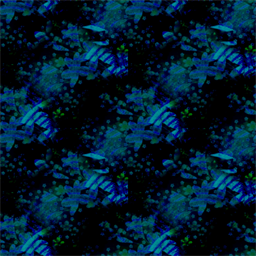
#> input picture laya/layaide/assets/resources/tna/bg_01_01.png, 256 x 256 px, found by its file name
$ python compose_login_art.py
#> lines starting #> are read from the running program, lines starting #| are printed output that depends on the picture
### laya/tools/artlib.py
#!/usr/bin/env python3
# -*- coding: utf-8 -*-
"""
artlib.py -- shared, offline art-composition helpers for the SpellKard client.

WHY THIS EXISTS
---------------
The login backdrop and the lobby backdrop are built from the same visual
language (the same dark violet/magenta palette, the same tileable nebula and
procedural star field, the same de-banding grain), so the drawing primitives
live here once instead of being copy-pasted per screen.  Both
`compose_login_art.py` and `compose_lobby_art.py` import this module; nothing
here is login- or lobby-specific.

Everything is resolution-independent on purpose: gradients, glows, tiles and
stars all scale to any output size, which is how a screen gets native-resolution
detail without ever upscaling the low-res source art.

Determinism: callers pass explicit seeds; every helper that draws randomness
takes a seed argument and uses a private `random.Random(seed)`, so two runs of
the same script are byte-identical.

Dependencies: Python stdlib + Pillow only.
"""

import io
import json
import math
import os
import random
import zipfile

from PIL import Image, ImageChops, ImageDraw, ImageFilter, ImageFont

# --- shared palette (dark "spell card" night sky, violet + gold) ------------

C_TOP = (0x07, 0x05, 0x0E)        # #07050e near-black purple
C_MID = (0x16, 0x0A, 0x24)        # #160a24
C_BOT = (0x2A, 0x0D, 0x2E)        # #2a0d2e dark magenta
C_GLOW = (0xFF, 0x54, 0x70)       # #ff5470 magenta
C_GOLD = (0xFF, 0xE3, 0x6E)       # #ffe36e
C_STAR_COOL = (0xDF, 0xE8, 0xFF)  # #dfe8ff
C_STAR_WARM = (0xFF, 0xE9, 0xC8)  # #ffe9c8


# --- colour / sampling helpers ----------------------------------------------

def lerp3(a, b, t):
    return tuple(int(round(a[i] + (b[i] - a[i]) * t)) for i in range(3))


def load_apk_png(apk_path, entry):
    """Read a PNG entry out of the APK zip and return an RGBA PIL image."""
    with zipfile.ZipFile(apk_path) as z:
        data = z.read(entry)
    return Image.open(io.BytesIO(data)).convert("RGBA")


def vertical_gradient(size, stops):
    """stops: list of (pos 0..1, (r,g,b)); linear interpolation between them."""
    w, h = size
    col = Image.new("RGB", (1, h))
    px = col.load()
    for y in range(h):
        t = y / max(1, h - 1)
        lo = stops[0]
        hi = stops[-1]
        for i in range(len(stops) - 1):
            if stops[i][0] <= t <= stops[i + 1][0]:
                lo, hi = stops[i], stops[i + 1]
                break
        span = max(1e-6, hi[0] - lo[0])
        f = (t - lo[0]) / span
        px[0, y] = lerp3(lo[1], hi[1], f)
    return col.resize((w, h), Image.Resampling.NEAREST)


# --- masks ------------------------------------------------------------------

def radial_glow_mask(size, cx, cy, radius, peak):
    """Smooth cosine-falloff radial alpha mask, computed at 1/4 res for speed."""
    w, h = size
    sw, sh = max(1, w // 4), max(1, h // 4)
    m = Image.new("L", (sw, sh), 0)
    px = m.load()
    for y in range(sh):
        fy = (y + 0.5) * h / sh
        for x in range(sw):
            fx = (x + 0.5) * w / sw
            t = min(1.0, math.hypot(fx - cx, fy - cy) / radius)
            a = peak * (0.5 + 0.5 * math.cos(math.pi * t))
            px[x, y] = int(max(0.0, min(1.0, a)) * 255)
    return m.resize((w, h), Image.Resampling.BILINEAR)


# [23 lines left out: functions vignette_mask, feathered_rect_mask, not called in this run]


def composite_solid(base, color, mask):
    """base*(1-mask) + color*mask, in RGB."""
    return Image.composite(Image.new("RGB", base.size, color), base, mask)


# --- tiling / nebula --------------------------------------------------------

def tiled(rgb_tile, size):
    w, h = size
    tw, th = rgb_tile.size
    out = Image.new("RGB", size)
    for y in range(0, h, th):
        for x in range(0, w, tw):
            out.paste(rgb_tile, (x, y))
    return out


def nebula_rgb(nebula_path):
    """Load the tileable nebula and flatten it to opaque RGB (over black)."""
    tile = Image.open(nebula_path).convert("RGBA")
    tile = Image.alpha_composite(Image.new("RGBA", tile.size, (0, 0, 0, 255)), tile)
    return tile.convert("RGB")


def nebula_layer(rgb_tile, size, scale=1, blur=0):
    """Tile the nebula, optionally stretched by `scale` and softened by `blur`."""
    t = rgb_tile if scale == 1 else rgb_tile.resize(
        (rgb_tile.width * scale, rgb_tile.height * scale), Image.Resampling.LANCZOS)
    if blur:
        t = t.filter(ImageFilter.GaussianBlur(blur))
    return tiled(t, size)


# --- stars ------------------------------------------------------------------

# [43 lines left out: functions radial_glow_patch, star_layer, not called in this run]


def composite_stars(base_rgb, stars_rgba):
    """Composite a `star_layer` result over an opaque RGB base."""
    return Image.composite(stars_rgba.convert("RGB"), base_rgb, stars_rgba.getchannel("A"))


# --- grain ------------------------------------------------------------------

# [33 lines left out: functions add_grain, atomic_save_png, atomic_write_text, not called in this run]


def sigil_meta_json(uuid_value):
    """The `.png.meta` sidecar the Laya IDE expects for an image asset."""
    return json.dumps({"uuid": uuid_value, "importer": {"textureType": 2}}, indent=2)


# --- preview helpers (offline composite for human review) -------------------

def cover_fit(sw, sh, tw, th):
    s = max(tw / sw, th / sh)
    return s, int(round((tw - sw * s) / 2)), int(round((th - sh * s) / 2))


def contain_fit(sw, sh, tw, th):
    s = min(tw / sw, th / sh)
    return s, int(round((tw - sw * s) / 2)), int(round((th - sh * s) / 2))


# [33 lines left out: functions load_font, draw_placeholder_card, not called in this run]

### laya/tools/compose_login_art.py
#!/usr/bin/env python3
# -*- coding: utf-8 -*-
"""
compose_login_art.py -- offline regeneration of the SpellKard login-screen art.

WHY THIS EXISTS
---------------
The login screen originally shipped the *raw* 千夜追忆 (Thousand Night
Anamnesis) 1.40 APK art at its native size -- a 320x480 title backdrop and a
190x279 Reimu portrait -- and let the LayaAir runtime scale it up roughly 2.8x
to fill the 900x1200 web stage.  Upscaling at draw time cannot invent detail, so
the result was visibly soft.  The fix has to happen *offline*: resample /
recompose the art into a higher pixel density while keeping the aspect ratio
untouched.

Aspect ratio is a hard constraint: `src/core/game/login_assets.ts` hard-codes
LOGIN_BACKGROUND_SIZE = 320x480 and LOGIN_PORTRAIT_SIZE = 190x279, and the scene
uses coverFit(320,480,...) / containFit(190,279,...) to derive scale + offset.
Keeping the ratios (1200x1800 = 2:3 exactly; 570x837 keeps 190:279) means the TS
side needs *zero* changes.

Crucially the backdrop is NOT a naive upscale: a 320x480 image blown up 3.75x is
still a 320x480 image, only bigger.  Instead we REBUILD it from smooth,
resolution-independent layers -- vertical gradient, radial glow, a seamlessly
tileable star field, procedural stars -- and use the original art only as a
heavily blurred "atmosphere" layer, where its low resolution is invisible.

The reusable drawing primitives (palette, gradients, masks, tiling, stars,
grain, PNG writing) live in `artlib.py`, shared with `compose_lobby_art.py`.

DETERMINISM
-----------
Every random choice (star position / size / brightness / colour) is driven by a
fixed seed, so re-running reproduces identical output.  The Laya asset uuid for
the sigil is pinned as a constant as well, so re-running does not make the IDE
treat the sigil as a brand-new asset every time.

Dependencies: Python stdlib + Pillow only.  No network, no third-party packages.
"""

import argparse
import math
import os

from PIL import Image, ImageChops, ImageDraw, ImageFilter

from artlib import (
    C_BOT,
    C_GLOW,
    C_GOLD,
    C_MID,
    C_STAR_COOL,
    C_STAR_WARM,
    C_TOP,
    add_grain,
    atomic_save_png,
    atomic_write_text,
    composite_solid,
    composite_stars,
    contain_fit,
    cover_fit,
    draw_placeholder_card,
    feathered_rect_mask,
    load_apk_png,
    load_font,
    nebula_layer,
    nebula_rgb,
    radial_glow_mask,
    sigil_meta_json,
    star_layer,
    vertical_gradient,
    vignette_mask,
)

# --- fixed seeds / pinned asset id ------------------------------------------

SEED = 20261010                 # stars
NOISE_SEED = SEED ^ 0x9E3779B9  # de-banding grain (independent of star order)

# Pinned so repeated runs do not churn the IDE asset database.  Regenerating a
# fresh uuid4 would also be valid, but a constant is friendlier to the IDE.
SIGIL_UUID = "b3f1c2a4-7d5e-4a91-9c6b-2f8e10d43a77"

# --- output sizes (aspect ratios MUST match login_assets.ts) ----------------

BG_SIZE = (1200, 1800)          # 2:3   == 320x480
PORTRAIT_SIZE = (570, 837)      # 190:279
SIGIL_SIZE = (512, 512)

# layer strengths (tuned against the offline previews)
GLOW_PEAK = 0.22
# The nebula tile is screen-blended twice at two *stretched* tile periods (2x and
# 3x, i.e. 512 px and 768 px).  Stretching does two things at once: it drops the
# repetition count on a 1200x1800 canvas to ~2 tiles, so no visible grid, and it
# smooths the tile so its per-pixel entropy (which is what makes the PNG large)
# falls sharply.  A light blur on top removes the last of the sharp single-pixel
# speckle -- the *sharp* stars are the procedural ones drawn later, so nothing of
# value is lost.  Alphas stay low: the tile is only here for fine star density.
NEBULA_SCALE_A = 2
NEBULA_SCALE_B = 3
NEBULA_BLUR = 1
NEBULA_ALPHA_A = 0.16
NEBULA_ALPHA_B = 0.08
ATMO_ALPHA = 0.30
VIGNETTE_PEAK = 0.55
CARD_DARK = 0.35
STAR_COUNT = 900
BRIGHT_STAR_COUNT = 25
NOISE_AMPLITUDE = 2              # +-2; lowered to +-1 if the PNG gets too big
NOISE_BLOCK = 4                  # grain is generated at 1/4 res, 4x4 blocks

DEFAULTS = {
    "apk": r"D:/gotouhou/apk/Touhou+ThousandNightAnamnesis_1.40_APKPure.apk",
    "nebula": r"D:/gotouhou/SpellKard/laya/layaide/assets/resources/tna/bg_01_01.png",
    "out": r"D:/gotouhou/SpellKard/laya/layaide/assets/resources/login",
    "preview": r"D:/gotouhou/SpellKard/laya/dev/shots-login",
}


# --- deliverable 2: backdrop ------------------------------------------------

def build_background(apk_path, nebula_path):
    W, H = BG_SIZE

    # 1) vertical gradient base
    base = vertical_gradient(BG_SIZE, [(0.0, C_TOP), (0.5, C_MID), (1.0, C_BOT)])

    # 1b) magenta radial glow, centre ~62% / 26%, radius ~45% of height
    glow = radial_glow_mask(BG_SIZE, W * 0.62, H * 0.26, H * 0.45, GLOW_PEAK)
    base = composite_solid(base, C_GLOW, glow)

    # 2) seamless nebula tile, screen-blended at two stretched periods (512 and
    #    768 px).  This supplies fine star density at native resolution -- the
    #    key to "sharp" without any upscale.
    tile_rgb = nebula_rgb(nebula_path)
    base = Image.blend(base, ImageChops.screen(
        base, nebula_layer(tile_rgb, BG_SIZE, NEBULA_SCALE_A, NEBULA_BLUR)), NEBULA_ALPHA_A)
    base = Image.blend(base, ImageChops.screen(
        base, nebula_layer(tile_rgb, BG_SIZE, NEBULA_SCALE_B, NEBULA_BLUR)), NEBULA_ALPHA_B)

    # 4) original title art as a heavily blurred atmosphere layer.  Blur radius
    #    14 destroys the 320x480 pixel grid, so only the shrine silhouette and
    #    the colour mood survive; drawn before the stars so the stars stay crisp.
    art = load_apk_png(apk_path, "assets/bg_title.png").convert("RGB")
    scale = max(W / art.width, H / art.height)
    big = art.resize((int(round(art.width * scale)), int(round(art.height * scale))),
                     Image.Resampling.LANCZOS).filter(ImageFilter.GaussianBlur(14))
    ox, oy = (big.width - W) // 2, (big.height - H) // 2
    big = big.crop((ox, oy, ox + W, oy + H))
    ramp = Image.new("L", (1, H), 0)
    rp = ramp.load()
    for y in range(H):
        t = y / (H - 1)
        a = ATMO_ALPHA if t < 0.55 else (ATMO_ALPHA * (1.0 - (t - 0.55) / 0.15) if t < 0.70 else 0.0)
        rp[0, y] = int(max(0.0, a) * 255)
    ramp = ramp.resize((W, H), Image.Resampling.NEAREST)
    base = Image.composite(big, base, ramp)

    # 3) procedural stars on top of the atmosphere layer so they read as crisp
    base = composite_stars(base, star_layer(BG_SIZE, SEED, STAR_COUNT, BRIGHT_STAR_COUNT))

    # 5) readability darkening
    #    - global vignette
    base = composite_solid(base, (0, 0, 0), vignette_mask(BG_SIZE, VIGNETTE_PEAK))
    #    - card region: union of a bottom band and a left strip, both feathered.
    #      Covers the tall stage (card sits low-centre) and the wide stage (card
    #      sits upper-left) without stamping two hard rectangles.  max() avoids
    #      double-darkening the overlap.
    bottom = feathered_rect_mask(BG_SIZE, (0, int(H * 0.55), W, H), 60).point(lambda v: int(v * CARD_DARK))
    left = feathered_rect_mask(BG_SIZE, (0, 0, int(W * 0.40), H), 60).point(lambda v: int(v * CARD_DARK))
    base = composite_solid(base, (0, 0, 0), ImageChops.lighter(bottom, left))

    # 6) de-banding grain
    base = add_grain(base, NOISE_SEED, NOISE_AMPLITUDE, NOISE_BLOCK)

    return base.convert("RGBA")


# --- deliverable 3: portrait ------------------------------------------------

# [143 lines left out: functions build_portrait, build_sigil, render_preview, not called in this run]


# --- main -------------------------------------------------------------------

def main():
    ap = argparse.ArgumentParser(description=__doc__)
    ap.add_argument("--apk", default=DEFAULTS["apk"])
    ap.add_argument("--nebula", default=DEFAULTS["nebula"])
    ap.add_argument("--out", default=DEFAULTS["out"])
    ap.add_argument("--preview-dir", default=DEFAULTS["preview"])
    args = ap.parse_args()

    os.makedirs(args.out, exist_ok=True)
    os.makedirs(args.preview_dir, exist_ok=True)

    print("building background ...")
    bg = build_background(args.apk, args.nebula)
#> in build_background, `base = vertical_gradient(BG_SIZE, [(0.0, C_TOP), (0.5, C_MID), (1.0, C..`:
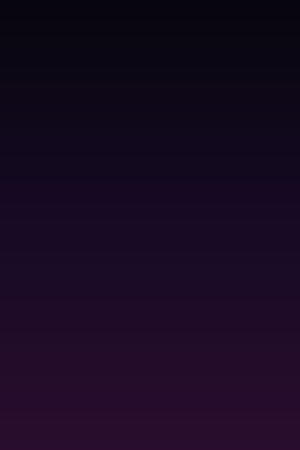
#> base: PIL image 1200x1800 RGB (shown at 1/4 size); mean R, G, B 23.3, 9.5, 33
#> in radial_glow_mask, `return m.resize((w, h), Image.Resampling.BILINEAR)`:
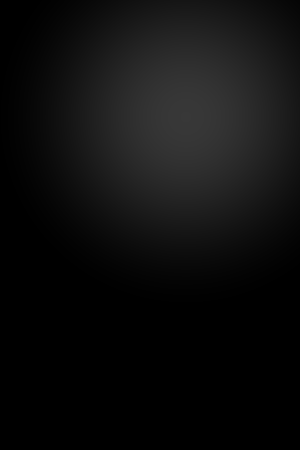
#> returned value: PIL image 1200x1800 L (shown at 1/4 size); min 0, max 56, mean 14.1
#> in composite_solid, `return Image.composite(Image.new("RGB", base.size, color), base, mask)`:
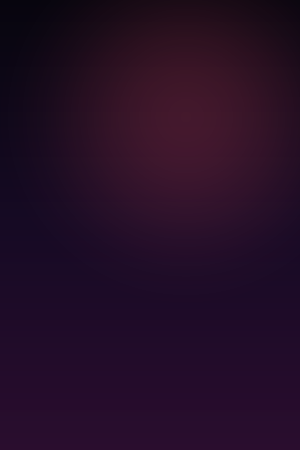
#> returned value: PIL image 1200x1800 RGB (shown at 1/4 size); mean R, G, B 36.5, 13.7, 37.8
#> in nebula_rgb, tile is the input picture: PIL image 256x256 RGBA; mean R, G, B, A 0, 27.7, 47.5, 254.7
#> in nebula_layer, `t = rgb_tile if scale == 1 else rgb_tile.resize( (rgb_tile.width * sca..`:
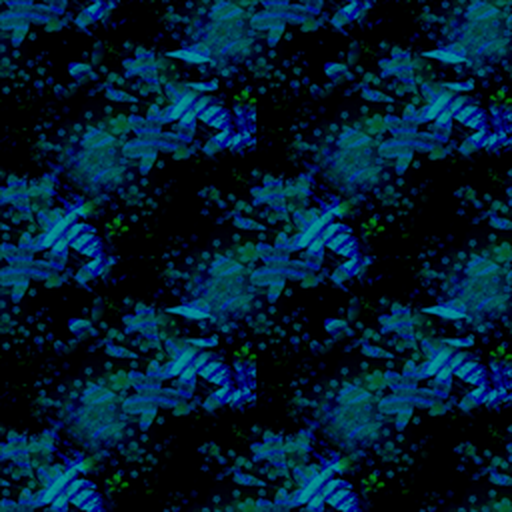
#> t: PIL image 512x512 RGB; mean R, G, B 0, 27.8, 47.6
#> after the loop in tiled, `for y in range(0, h, th):`:
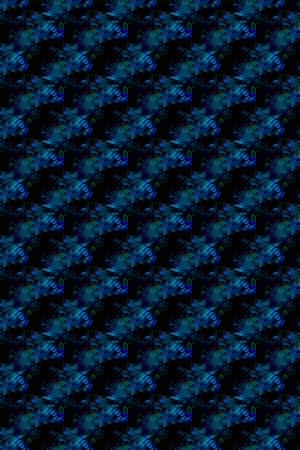
#> out: PIL image 1200x1800 RGB (shown at 1/4 size); mean R, G, B 0, 27.3, 46.9
#> call 2 of tiled, with size = (1200, 1800)
#> after the loop in tiled (call 2), `for y in range(0, h, th):`:
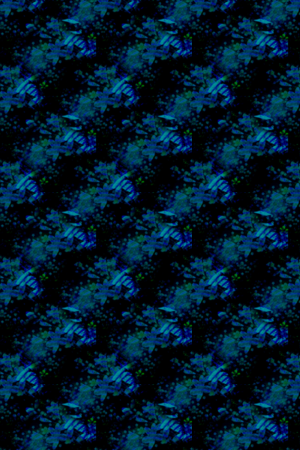
#> out: PIL image 1200x1800 RGB (shown at 1/4 size); mean R, G, B 0, 27.4, 47.2
#> in build_background, `base = Image.blend(base, ImageChops.screen( base, nebula_layer(tile_rg..`:
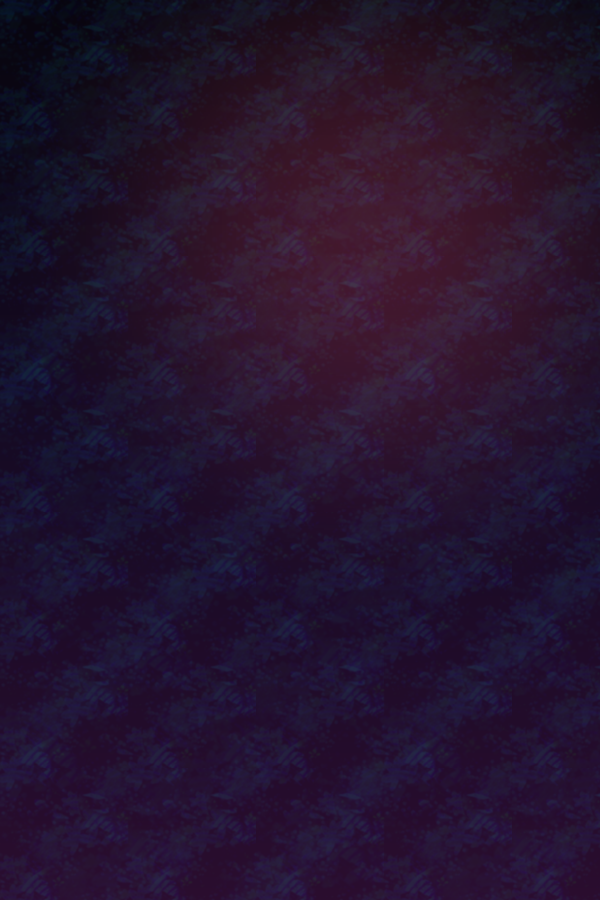
#> base: PIL image 1200x1800 RGB (shown at 1/2 size); mean R, G, B 36.5, 19.3, 46.6
    print("building portrait ...")
    portrait = build_portrait(args.apk)
    print("building sigil ...")
    sigil = build_sigil()

    bg_path = os.path.join(args.out, "login_bg.png")
    pr_path = os.path.join(args.out, "login_reimu.png")
    sg_path = os.path.join(args.out, "login_sigil.png")
    atomic_save_png(bg, bg_path, optimize=True)
    atomic_save_png(portrait, pr_path, optimize=True)
    atomic_save_png(sigil, sg_path, optimize=True)

    atomic_write_text(sigil_meta_json(SIGIL_UUID), sg_path + ".meta")

    render_preview(bg, portrait, sigil, (900, 1200),
                   (240, 612, 420, 426), (279, 96, 343, 504),
                   os.path.join(args.preview_dir, "art-preview-900x1200.png"))
    render_preview(bg, portrait, sigil, (1333, 750),
                   (24, 96, 420, 426), (992, 143, 317, 465),
                   os.path.join(args.preview_dir, "art-preview-1333x750.png"))

    for p in (bg_path, pr_path, sg_path, sg_path + ".meta",
              os.path.join(args.preview_dir, "art-preview-900x1200.png"),
              os.path.join(args.preview_dir, "art-preview-1333x750.png")):
        print("wrote %-70s %9d bytes" % (p, os.path.getsize(p)))


if __name__ == "__main__":
#> (the run stopped early here; a loop or call above may not have finished)

$ run again, with laya/layaide/assets/resources/tna/bg_01_02.png copied over laya/layaide/assets/resources/tna/bg_01_01.png
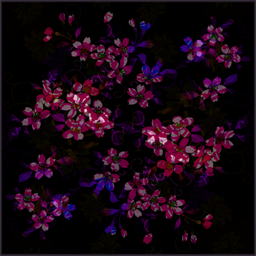
#> input picture laya/layaide/assets/resources/tna/bg_01_02.png, 256 x 256 px, found by its file name
#> m: PIL image 300x450 L; every value is 0
#> in nebula_rgb, tile is the input picture: PIL image 256x256 RGBA; mean R, G, B, A 24.3, 7, 18, 254.7
#> after the loop in tiled, `for y in range(0, h, th):`:
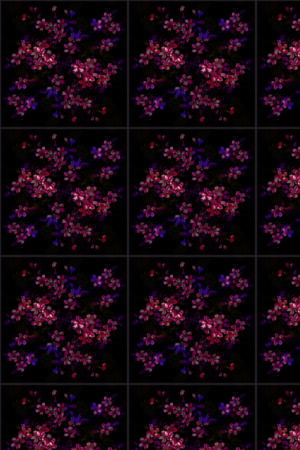
#> out: PIL image 1200x1800 RGB (shown at 1/4 size); mean R, G, B 24, 7, 17.7
#> after the loop in tiled (call 2), `for y in range(0, h, th):`:
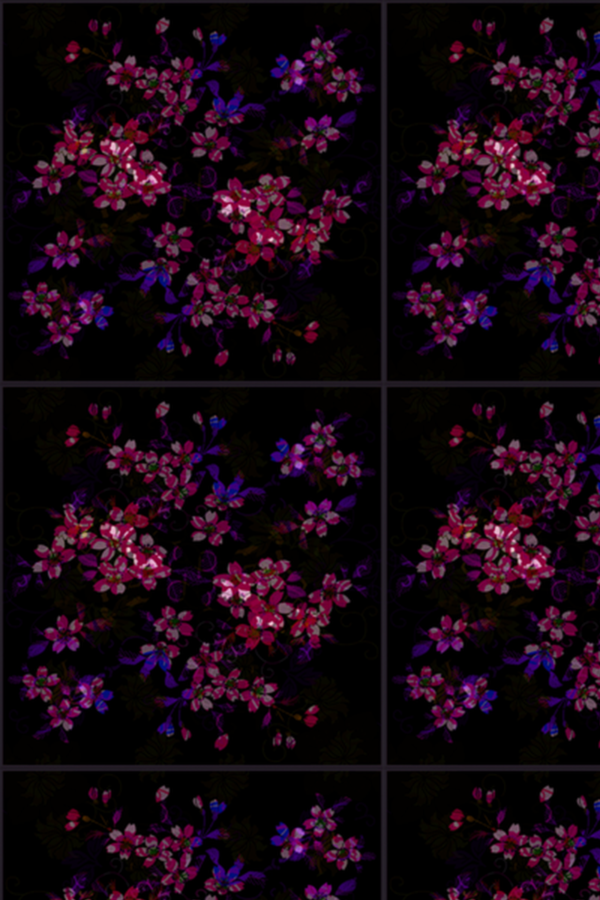
#> out: PIL image 1200x1800 RGB (shown at 1/2 size); mean R, G, B 23.3, 6.8, 17.6

$ run again, with laya/layaide/assets/resources/tna/bg_02_01.png copied over laya/layaide/assets/resources/tna/bg_01_01.png
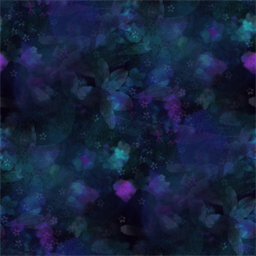
#> input picture laya/layaide/assets/resources/tna/bg_02_01.png, 256 x 256 px, found by its file name
#> m: PIL image 300x450 L; every value is 0
#> in nebula_rgb, tile is the input picture: PIL image 256x256 RGBA; mean R, G, B, A 21.9, 34.1, 61.4, 254.7
#> after the loop in tiled, `for y in range(0, h, th):`:
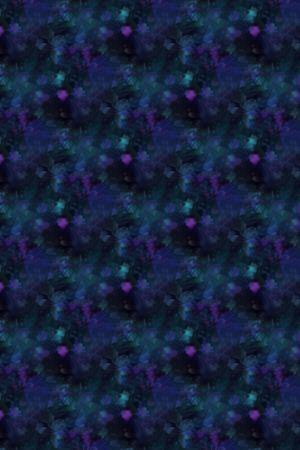
#> out: PIL image 1200x1800 RGB (shown at 1/4 size); mean R, G, B 21.7, 33.7, 61
#> after the loop in tiled (call 2), `for y in range(0, h, th):`:
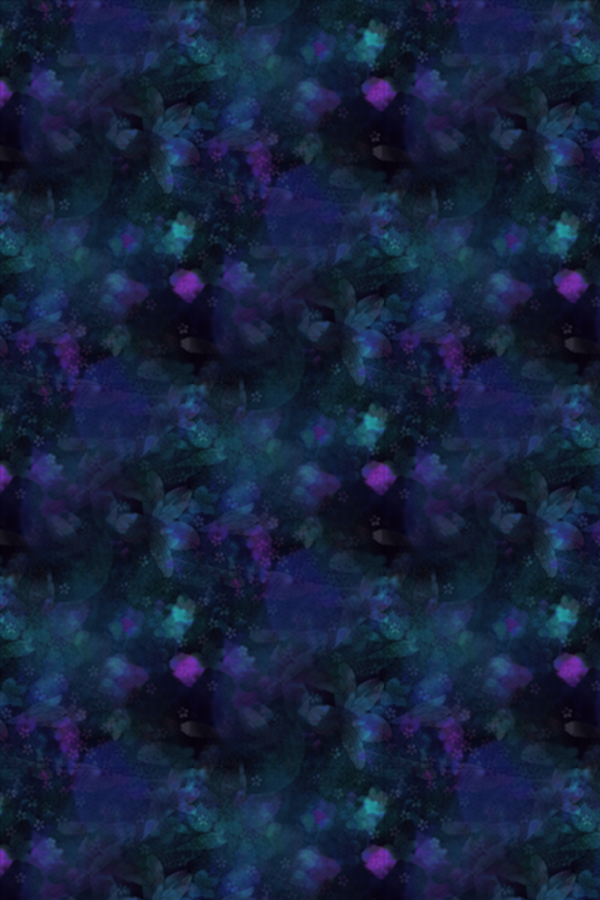
#> out: PIL image 1200x1800 RGB (shown at 1/2 size); mean R, G, B 21.8, 34.1, 61.3
